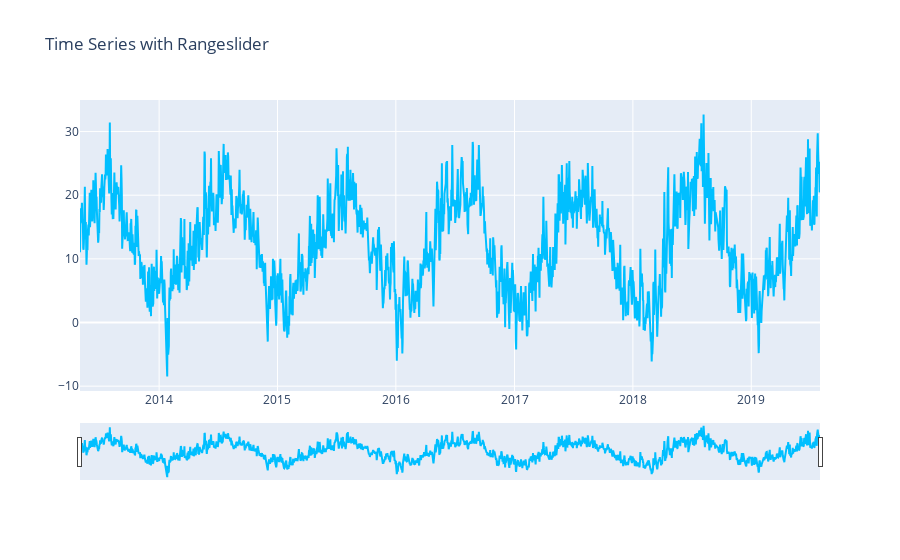

The notebook cell this image was saved under:
### Code cell
df = df_weather_split

fig = go.Figure()
fig.add_trace(go.Scatter(x=df['Datum'], y=df['Temperatur'], name="AAPL High",
                         line_color='deepskyblue'))


fig.update_layout(title_text='Time Series with Rangeslider',
                  xaxis_rangeslider_visible=True)
fig.show()

### Figure 1 — Plotly figure (JSON) as saved in the notebook; plotly's stock layout.template omitted (floating-point values rounded to 4 significant figures; data arrays with more than 128 entries replaced by an {"elided": "..."} marker saying what was removed)
{"data": [{"line": {"color": "deepskyblue"}, "name": "AAPL High", "type": "scatter", "x": {"elided": "2266 str values"}, "y": {"elided": "2266 float values"}}], "layout": {"title": {"text": "Time Series with Rangeslider"}, "xaxis": {"rangeslider": {"visible": true}}}}
